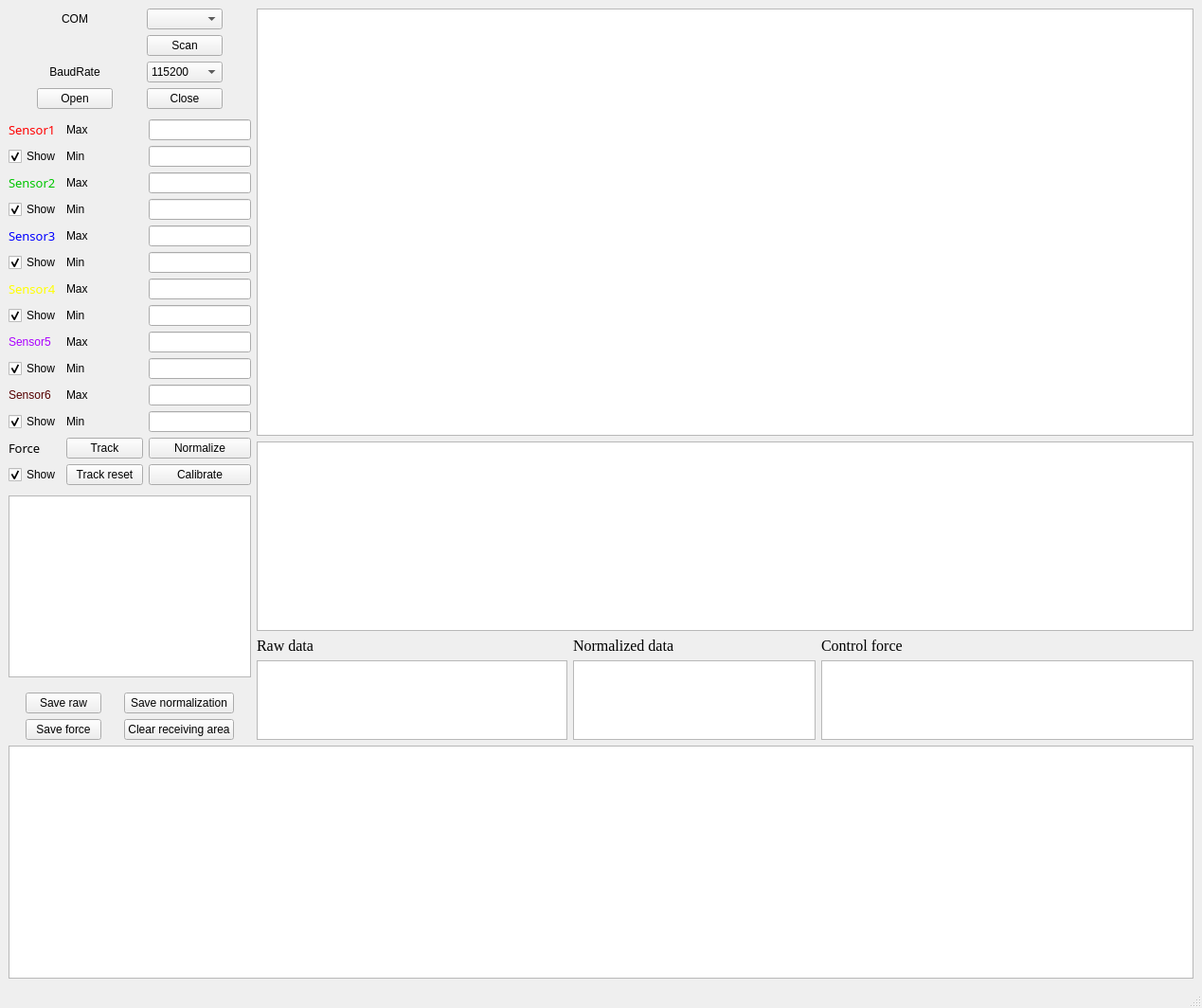
<?xml version="1.0" encoding="UTF-8"?>
<ui version="4.0">
 <class>MainWindow</class>
 <widget class="QMainWindow" name="MainWindow">
  <property name="geometry">
   <rect>
    <x>0</x>
    <y>0</y>
    <width>1269</width>
    <height>1064</height>
   </rect>
  </property>
  <property name="windowTitle">
   <string>MainWindow</string>
  </property>
  <widget class="QWidget" name="centralwidget">
   <layout class="QGridLayout" name="gridLayout_8">
    <item row="0" column="0">
     <layout class="QGridLayout" name="gridLayout_3">
      <item row="5" column="0">
       <widget class="QTextBrowser" name="calibrate_sensor_text">
        <property name="sizePolicy">
         <sizepolicy hsizetype="Fixed" vsizetype="Fixed">
          <horstretch>0</horstretch>
          <verstretch>0</verstretch>
         </sizepolicy>
        </property>
       </widget>
      </item>
      <item row="2" column="0">
       <layout class="QGridLayout" name="gridLayout_2">
        <item row="9" column="3">
         <widget class="QLineEdit" name="sensor5_min">
          <property name="sizePolicy">
           <sizepolicy hsizetype="Fixed" vsizetype="Fixed">
            <horstretch>0</horstretch>
            <verstretch>0</verstretch>
           </sizepolicy>
          </property>
         </widget>
        </item>
        <item row="6" column="1">
         <widget class="QLabel" name="label_12">
          <property name="text">
           <string>Max</string>
          </property>
         </widget>
        </item>
        <item row="6" column="0">
         <widget class="QLabel" name="label_13">
          <property name="palette">
           <palette>
            <active>
             <colorrole role="WindowText">
              <brush brushstyle="SolidPattern">
               <color alpha="255">
                <red>255</red>
                <green>255</green>
                <blue>0</blue>
               </color>
              </brush>
             </colorrole>
            </active>
            <inactive>
             <colorrole role="WindowText">
              <brush brushstyle="SolidPattern">
               <color alpha="255">
                <red>255</red>
                <green>255</green>
                <blue>0</blue>
               </color>
              </brush>
             </colorrole>
            </inactive>
            <disabled>
             <colorrole role="WindowText">
              <brush brushstyle="SolidPattern">
               <color alpha="255">
                <red>120</red>
                <green>120</green>
                <blue>120</blue>
               </color>
              </brush>
             </colorrole>
            </disabled>
           </palette>
          </property>
          <property name="font">
           <font>
            <family>宋体</family>
            <pointsize>10</pointsize>
           </font>
          </property>
          <property name="text">
           <string>Sensor4</string>
          </property>
         </widget>
        </item>
        <item row="8" column="0">
         <widget class="QLabel" name="label_18">
          <property name="palette">
           <palette>
            <active>
             <colorrole role="WindowText">
              <brush brushstyle="SolidPattern">
               <color alpha="255">
                <red>170</red>
                <green>0</green>
                <blue>255</blue>
               </color>
              </brush>
             </colorrole>
            </active>
            <inactive>
             <colorrole role="WindowText">
              <brush brushstyle="SolidPattern">
               <color alpha="255">
                <red>170</red>
                <green>0</green>
                <blue>255</blue>
               </color>
              </brush>
             </colorrole>
            </inactive>
            <disabled>
             <colorrole role="WindowText">
              <brush brushstyle="SolidPattern">
               <color alpha="255">
                <red>120</red>
                <green>120</green>
                <blue>120</blue>
               </color>
              </brush>
             </colorrole>
            </disabled>
           </palette>
          </property>
          <property name="text">
           <string>Sensor5</string>
          </property>
         </widget>
        </item>
        <item row="2" column="0">
         <widget class="QLabel" name="label_7">
          <property name="palette">
           <palette>
            <active>
             <colorrole role="WindowText">
              <brush brushstyle="SolidPattern">
               <color alpha="255">
                <red>0</red>
                <green>198</green>
                <blue>0</blue>
               </color>
              </brush>
             </colorrole>
            </active>
            <inactive>
             <colorrole role="WindowText">
              <brush brushstyle="SolidPattern">
               <color alpha="255">
                <red>0</red>
                <green>198</green>
                <blue>0</blue>
               </color>
              </brush>
             </colorrole>
            </inactive>
            <disabled>
             <colorrole role="WindowText">
              <brush brushstyle="SolidPattern">
               <color alpha="255">
                <red>120</red>
                <green>120</green>
                <blue>120</blue>
               </color>
              </brush>
             </colorrole>
            </disabled>
           </palette>
          </property>
          <property name="font">
           <font>
            <family>宋体</family>
            <pointsize>10</pointsize>
           </font>
          </property>
          <property name="text">
           <string>Sensor2</string>
          </property>
         </widget>
        </item>
        <item row="10" column="3">
         <widget class="QLineEdit" name="sensor6_max">
          <property name="sizePolicy">
           <sizepolicy hsizetype="Fixed" vsizetype="Fixed">
            <horstretch>0</horstretch>
            <verstretch>0</verstretch>
           </sizepolicy>
          </property>
         </widget>
        </item>
        <item row="13" column="3">
         <widget class="QPushButton" name="pushButton_3">
          <property name="text">
           <string>Normalize</string>
          </property>
         </widget>
        </item>
        <item row="0" column="1">
         <widget class="QLabel" name="label_5">
          <property name="text">
           <string>Max</string>
          </property>
         </widget>
        </item>
        <item row="14" column="3">
         <widget class="QPushButton" name="calibrate_sensor">
          <property name="text">
           <string>Calibrate</string>
          </property>
         </widget>
        </item>
        <item row="1" column="0">
         <widget class="QCheckBox" name="showsensor1">
          <property name="text">
           <string>Show</string>
          </property>
          <property name="checked">
           <bool>true</bool>
          </property>
         </widget>
        </item>
        <item row="11" column="3">
         <widget class="QLineEdit" name="sensor6_min">
          <property name="sizePolicy">
           <sizepolicy hsizetype="Fixed" vsizetype="Fixed">
            <horstretch>0</horstretch>
            <verstretch>0</verstretch>
           </sizepolicy>
          </property>
         </widget>
        </item>
        <item row="6" column="3">
         <widget class="QLineEdit" name="sensor4_max">
          <property name="sizePolicy">
           <sizepolicy hsizetype="Fixed" vsizetype="Fixed">
            <horstretch>0</horstretch>
            <verstretch>0</verstretch>
           </sizepolicy>
          </property>
         </widget>
        </item>
        <item row="13" column="0">
         <widget class="QLabel" name="label_16">
          <property name="sizePolicy">
           <sizepolicy hsizetype="Fixed" vsizetype="Fixed">
            <horstretch>0</horstretch>
            <verstretch>0</verstretch>
           </sizepolicy>
          </property>
          <property name="palette">
           <palette>
            <active>
             <colorrole role="WindowText">
              <brush brushstyle="SolidPattern">
               <color alpha="255">
                <red>0</red>
                <green>0</green>
                <blue>0</blue>
               </color>
              </brush>
             </colorrole>
            </active>
            <inactive>
             <colorrole role="WindowText">
              <brush brushstyle="SolidPattern">
               <color alpha="255">
                <red>0</red>
                <green>0</green>
                <blue>0</blue>
               </color>
              </brush>
             </colorrole>
            </inactive>
            <disabled>
             <colorrole role="WindowText">
              <brush brushstyle="SolidPattern">
               <color alpha="255">
                <red>120</red>
                <green>120</green>
                <blue>120</blue>
               </color>
              </brush>
             </colorrole>
            </disabled>
           </palette>
          </property>
          <property name="font">
           <font>
            <family>宋体</family>
            <pointsize>10</pointsize>
           </font>
          </property>
          <property name="text">
           <string>Force</string>
          </property>
         </widget>
        </item>
        <item row="0" column="3">
         <widget class="QLineEdit" name="sensor1_max">
          <property name="sizePolicy">
           <sizepolicy hsizetype="Fixed" vsizetype="Fixed">
            <horstretch>0</horstretch>
            <verstretch>0</verstretch>
           </sizepolicy>
          </property>
         </widget>
        </item>
        <item row="4" column="3">
         <widget class="QLineEdit" name="sensor3_max">
          <property name="sizePolicy">
           <sizepolicy hsizetype="Fixed" vsizetype="Fixed">
            <horstretch>0</horstretch>
            <verstretch>0</verstretch>
           </sizepolicy>
          </property>
         </widget>
        </item>
        <item row="1" column="3">
         <widget class="QLineEdit" name="sensor1_min">
          <property name="sizePolicy">
           <sizepolicy hsizetype="Fixed" vsizetype="Fixed">
            <horstretch>0</horstretch>
            <verstretch>0</verstretch>
           </sizepolicy>
          </property>
         </widget>
        </item>
        <item row="14" column="0">
         <widget class="QCheckBox" name="showforce">
          <property name="text">
           <string>Show</string>
          </property>
          <property name="checked">
           <bool>true</bool>
          </property>
         </widget>
        </item>
        <item row="5" column="0">
         <widget class="QCheckBox" name="showsensor3">
          <property name="text">
           <string>Show</string>
          </property>
          <property name="checked">
           <bool>true</bool>
          </property>
         </widget>
        </item>
        <item row="10" column="0">
         <widget class="QLabel" name="label_19">
          <property name="palette">
           <palette>
            <active>
             <colorrole role="WindowText">
              <brush brushstyle="SolidPattern">
               <color alpha="255">
                <red>85</red>
                <green>0</green>
                <blue>0</blue>
               </color>
              </brush>
             </colorrole>
            </active>
            <inactive>
             <colorrole role="WindowText">
              <brush brushstyle="SolidPattern">
               <color alpha="255">
                <red>85</red>
                <green>0</green>
                <blue>0</blue>
               </color>
              </brush>
             </colorrole>
            </inactive>
            <disabled>
             <colorrole role="WindowText">
              <brush brushstyle="SolidPattern">
               <color alpha="255">
                <red>120</red>
                <green>120</green>
                <blue>120</blue>
               </color>
              </brush>
             </colorrole>
            </disabled>
           </palette>
          </property>
          <property name="text">
           <string>Sensor6</string>
          </property>
         </widget>
        </item>
        <item row="3" column="3">
         <widget class="QLineEdit" name="sensor2_min">
          <property name="sizePolicy">
           <sizepolicy hsizetype="Fixed" vsizetype="Fixed">
            <horstretch>0</horstretch>
            <verstretch>0</verstretch>
           </sizepolicy>
          </property>
         </widget>
        </item>
        <item row="9" column="0">
         <widget class="QCheckBox" name="showsensor5">
          <property name="text">
           <string>Show</string>
          </property>
          <property name="checked">
           <bool>true</bool>
          </property>
         </widget>
        </item>
        <item row="11" column="1">
         <widget class="QLabel" name="label_23">
          <property name="text">
           <string>Min</string>
          </property>
         </widget>
        </item>
        <item row="0" column="0">
         <widget class="QLabel" name="label_3">
          <property name="palette">
           <palette>
            <active>
             <colorrole role="WindowText">
              <brush brushstyle="SolidPattern">
               <color alpha="255">
                <red>255</red>
                <green>0</green>
                <blue>0</blue>
               </color>
              </brush>
             </colorrole>
            </active>
            <inactive>
             <colorrole role="WindowText">
              <brush brushstyle="SolidPattern">
               <color alpha="255">
                <red>255</red>
                <green>0</green>
                <blue>0</blue>
               </color>
              </brush>
             </colorrole>
            </inactive>
            <disabled>
             <colorrole role="WindowText">
              <brush brushstyle="SolidPattern">
               <color alpha="255">
                <red>120</red>
                <green>120</green>
                <blue>120</blue>
               </color>
              </brush>
             </colorrole>
            </disabled>
           </palette>
          </property>
          <property name="font">
           <font>
            <family>宋体</family>
            <pointsize>10</pointsize>
           </font>
          </property>
          <property name="text">
           <string>Sensor1</string>
          </property>
         </widget>
        </item>
        <item row="5" column="3">
         <widget class="QLineEdit" name="sensor3_min">
          <property name="sizePolicy">
           <sizepolicy hsizetype="Fixed" vsizetype="Fixed">
            <horstretch>0</horstretch>
            <verstretch>0</verstretch>
           </sizepolicy>
          </property>
         </widget>
        </item>
        <item row="5" column="1">
         <widget class="QLabel" name="label_11">
          <property name="text">
           <string>Min</string>
          </property>
         </widget>
        </item>
        <item row="10" column="1">
         <widget class="QLabel" name="label_21">
          <property name="text">
           <string>Max</string>
          </property>
         </widget>
        </item>
        <item row="4" column="0">
         <widget class="QLabel" name="label_10">
          <property name="palette">
           <palette>
            <active>
             <colorrole role="WindowText">
              <brush brushstyle="SolidPattern">
               <color alpha="255">
                <red>0</red>
                <green>0</green>
                <blue>255</blue>
               </color>
              </brush>
             </colorrole>
            </active>
            <inactive>
             <colorrole role="WindowText">
              <brush brushstyle="SolidPattern">
               <color alpha="255">
                <red>0</red>
                <green>0</green>
                <blue>255</blue>
               </color>
              </brush>
             </colorrole>
            </inactive>
            <disabled>
             <colorrole role="WindowText">
              <brush brushstyle="SolidPattern">
               <color alpha="255">
                <red>120</red>
                <green>120</green>
                <blue>120</blue>
               </color>
              </brush>
             </colorrole>
            </disabled>
           </palette>
          </property>
          <property name="font">
           <font>
            <family>宋体</family>
            <pointsize>10</pointsize>
           </font>
          </property>
          <property name="text">
           <string>Sensor3</string>
          </property>
         </widget>
        </item>
        <item row="4" column="1">
         <widget class="QLabel" name="label_9">
          <property name="text">
           <string>Max</string>
          </property>
         </widget>
        </item>
        <item row="1" column="1">
         <widget class="QLabel" name="label_4">
          <property name="text">
           <string>Min</string>
          </property>
         </widget>
        </item>
        <item row="3" column="0">
         <widget class="QCheckBox" name="showsensor2">
          <property name="text">
           <string>Show</string>
          </property>
          <property name="checked">
           <bool>true</bool>
          </property>
         </widget>
        </item>
        <item row="2" column="3">
         <widget class="QLineEdit" name="sensor2_max">
          <property name="sizePolicy">
           <sizepolicy hsizetype="Fixed" vsizetype="Fixed">
            <horstretch>0</horstretch>
            <verstretch>0</verstretch>
           </sizepolicy>
          </property>
         </widget>
        </item>
        <item row="11" column="0">
         <widget class="QCheckBox" name="showsensor6">
          <property name="text">
           <string>Show</string>
          </property>
          <property name="checked">
           <bool>true</bool>
          </property>
         </widget>
        </item>
        <item row="3" column="1">
         <widget class="QLabel" name="label_8">
          <property name="text">
           <string>Min</string>
          </property>
         </widget>
        </item>
        <item row="8" column="3">
         <widget class="QLineEdit" name="sensor5_max">
          <property name="sizePolicy">
           <sizepolicy hsizetype="Fixed" vsizetype="Fixed">
            <horstretch>0</horstretch>
            <verstretch>0</verstretch>
           </sizepolicy>
          </property>
         </widget>
        </item>
        <item row="8" column="1">
         <widget class="QLabel" name="label_20">
          <property name="text">
           <string>Max</string>
          </property>
         </widget>
        </item>
        <item row="9" column="1">
         <widget class="QLabel" name="label_22">
          <property name="text">
           <string>Min</string>
          </property>
         </widget>
        </item>
        <item row="2" column="1">
         <widget class="QLabel" name="label_6">
          <property name="text">
           <string>Max</string>
          </property>
         </widget>
        </item>
        <item row="7" column="0">
         <widget class="QCheckBox" name="showsensor4">
          <property name="text">
           <string>Show</string>
          </property>
          <property name="checked">
           <bool>true</bool>
          </property>
         </widget>
        </item>
        <item row="7" column="1">
         <widget class="QLabel" name="label_14">
          <property name="text">
           <string>Min</string>
          </property>
         </widget>
        </item>
        <item row="7" column="3">
         <widget class="QLineEdit" name="sensor4_min">
          <property name="sizePolicy">
           <sizepolicy hsizetype="Fixed" vsizetype="Fixed">
            <horstretch>0</horstretch>
            <verstretch>0</verstretch>
           </sizepolicy>
          </property>
         </widget>
        </item>
        <item row="13" column="1">
         <widget class="QPushButton" name="track">
          <property name="text">
           <string>Track</string>
          </property>
         </widget>
        </item>
        <item row="14" column="1">
         <widget class="QPushButton" name="track_reset">
          <property name="text">
           <string>Track reset</string>
          </property>
         </widget>
        </item>
       </layout>
      </item>
      <item row="1" column="0">
       <spacer name="verticalSpacer_4">
        <property name="orientation">
         <enum>Qt::Vertical</enum>
        </property>
        <property name="sizeType">
         <enum>QSizePolicy::Fixed</enum>
        </property>
        <property name="sizeHint" stdset="0">
         <size>
          <width>20</width>
          <height>5</height>
         </size>
        </property>
       </spacer>
      </item>
      <item row="7" column="0">
       <layout class="QGridLayout" name="gridLayout_4">
        <item row="0" column="0">
         <widget class="QPushButton" name="savedata">
          <property name="sizePolicy">
           <sizepolicy hsizetype="Fixed" vsizetype="Fixed">
            <horstretch>0</horstretch>
            <verstretch>0</verstretch>
           </sizepolicy>
          </property>
          <property name="text">
           <string>Save raw</string>
          </property>
         </widget>
        </item>
        <item row="0" column="1">
         <widget class="QPushButton" name="save_standard">
          <property name="sizePolicy">
           <sizepolicy hsizetype="Preferred" vsizetype="Fixed">
            <horstretch>0</horstretch>
            <verstretch>0</verstretch>
           </sizepolicy>
          </property>
          <property name="text">
           <string>Save normalization</string>
          </property>
         </widget>
        </item>
        <item row="1" column="1">
         <widget class="QPushButton" name="clear_receive">
          <property name="sizePolicy">
           <sizepolicy hsizetype="Fixed" vsizetype="Fixed">
            <horstretch>0</horstretch>
            <verstretch>0</verstretch>
           </sizepolicy>
          </property>
          <property name="text">
           <string>Clear receiving area</string>
          </property>
         </widget>
        </item>
        <item row="1" column="0">
         <widget class="QPushButton" name="save_force">
          <property name="text">
           <string>Save force</string>
          </property>
         </widget>
        </item>
       </layout>
      </item>
      <item row="0" column="0">
       <layout class="QGridLayout" name="gridLayout">
        <item row="0" column="0">
         <widget class="QLabel" name="label">
          <property name="sizePolicy">
           <sizepolicy hsizetype="Preferred" vsizetype="Preferred">
            <horstretch>0</horstretch>
            <verstretch>0</verstretch>
           </sizepolicy>
          </property>
          <property name="layoutDirection">
           <enum>Qt::RightToLeft</enum>
          </property>
          <property name="text">
           <string>COM</string>
          </property>
          <property name="alignment">
           <set>Qt::AlignCenter</set>
          </property>
         </widget>
        </item>
        <item row="0" column="1">
         <widget class="QComboBox" name="com">
          <property name="sizePolicy">
           <sizepolicy hsizetype="Preferred" vsizetype="Fixed">
            <horstretch>0</horstretch>
            <verstretch>0</verstretch>
           </sizepolicy>
          </property>
         </widget>
        </item>
        <item row="1" column="1">
         <widget class="QPushButton" name="scancom">
          <property name="sizePolicy">
           <sizepolicy hsizetype="Fixed" vsizetype="Fixed">
            <horstretch>0</horstretch>
            <verstretch>0</verstretch>
           </sizepolicy>
          </property>
          <property name="text">
           <string>Scan</string>
          </property>
         </widget>
        </item>
        <item row="2" column="0">
         <widget class="QLabel" name="label_2">
          <property name="sizePolicy">
           <sizepolicy hsizetype="Preferred" vsizetype="Preferred">
            <horstretch>0</horstretch>
            <verstretch>0</verstretch>
           </sizepolicy>
          </property>
          <property name="text">
           <string>BaudRate</string>
          </property>
          <property name="alignment">
           <set>Qt::AlignCenter</set>
          </property>
         </widget>
        </item>
        <item row="2" column="1">
         <widget class="QComboBox" name="bps">
          <property name="sizePolicy">
           <sizepolicy hsizetype="Preferred" vsizetype="Fixed">
            <horstretch>0</horstretch>
            <verstretch>0</verstretch>
           </sizepolicy>
          </property>
          <item>
           <property name="text">
            <string>115200</string>
           </property>
          </item>
          <item>
           <property name="text">
            <string>256000</string>
           </property>
          </item>
         </widget>
        </item>
        <item row="3" column="0">
         <widget class="QPushButton" name="pushButton">
          <property name="sizePolicy">
           <sizepolicy hsizetype="Fixed" vsizetype="Fixed">
            <horstretch>0</horstretch>
            <verstretch>0</verstretch>
           </sizepolicy>
          </property>
          <property name="text">
           <string>Open</string>
          </property>
         </widget>
        </item>
        <item row="3" column="1">
         <widget class="QPushButton" name="pushButton_2">
          <property name="sizePolicy">
           <sizepolicy hsizetype="Fixed" vsizetype="Fixed">
            <horstretch>0</horstretch>
            <verstretch>0</verstretch>
           </sizepolicy>
          </property>
          <property name="text">
           <string>Close</string>
          </property>
         </widget>
        </item>
       </layout>
      </item>
      <item row="6" column="0">
       <spacer name="verticalSpacer_6">
        <property name="orientation">
         <enum>Qt::Vertical</enum>
        </property>
        <property name="sizeType">
         <enum>QSizePolicy::Fixed</enum>
        </property>
        <property name="sizeHint" stdset="0">
         <size>
          <width>20</width>
          <height>10</height>
         </size>
        </property>
       </spacer>
      </item>
      <item row="3" column="0">
       <spacer name="verticalSpacer_8">
        <property name="orientation">
         <enum>Qt::Vertical</enum>
        </property>
        <property name="sizeType">
         <enum>QSizePolicy::Fixed</enum>
        </property>
        <property name="sizeHint" stdset="0">
         <size>
          <width>20</width>
          <height>5</height>
         </size>
        </property>
       </spacer>
      </item>
     </layout>
    </item>
    <item row="0" column="1">
     <layout class="QVBoxLayout" name="verticalLayout_2" stretch="6,1">
      <item>
       <layout class="QVBoxLayout" name="verticalLayout" stretch="0,0">
        <item>
         <widget class="PlotWidget" name="plotM">
          <property name="sizePolicy">
           <sizepolicy hsizetype="Preferred" vsizetype="Preferred">
            <horstretch>0</horstretch>
            <verstretch>0</verstretch>
           </sizepolicy>
          </property>
          <property name="minimumSize">
           <size>
            <width>0</width>
            <height>0</height>
           </size>
          </property>
         </widget>
        </item>
        <item>
         <widget class="PlotWidget" name="plot_force">
          <property name="sizePolicy">
           <sizepolicy hsizetype="Preferred" vsizetype="Preferred">
            <horstretch>0</horstretch>
            <verstretch>0</verstretch>
           </sizepolicy>
          </property>
          <property name="minimumSize">
           <size>
            <width>0</width>
            <height>200</height>
           </size>
          </property>
          <property name="maximumSize">
           <size>
            <width>16777215</width>
            <height>200</height>
           </size>
          </property>
         </widget>
        </item>
       </layout>
      </item>
      <item>
       <layout class="QGridLayout" name="gridLayout_7" columnstretch="1,2" columnminimumwidth="0,0">
        <property name="topMargin">
         <number>0</number>
        </property>
        <property name="horizontalSpacing">
         <number>6</number>
        </property>
        <item row="3" column="0">
         <layout class="QGridLayout" name="gridLayout_6">
          <property name="sizeConstraint">
           <enum>QLayout::SetDefaultConstraint</enum>
          </property>
          <property name="horizontalSpacing">
           <number>6</number>
          </property>
          <item row="0" column="0">
           <widget class="QLabel" name="label_15">
            <property name="sizePolicy">
             <sizepolicy hsizetype="Fixed" vsizetype="Fixed">
              <horstretch>0</horstretch>
              <verstretch>0</verstretch>
             </sizepolicy>
            </property>
            <property name="font">
             <font>
              <family>Times New Roman</family>
              <pointsize>12</pointsize>
             </font>
            </property>
            <property name="text">
             <string>Raw data</string>
            </property>
            <property name="alignment">
             <set>Qt::AlignLeading|Qt::AlignLeft|Qt::AlignVCenter</set>
            </property>
           </widget>
          </item>
          <item row="1" column="0">
           <widget class="QTextBrowser" name="receive_data">
            <property name="sizePolicy">
             <sizepolicy hsizetype="Expanding" vsizetype="Preferred">
              <horstretch>0</horstretch>
              <verstretch>0</verstretch>
             </sizepolicy>
            </property>
           </widget>
          </item>
         </layout>
        </item>
        <item row="3" column="1">
         <layout class="QGridLayout" name="gridLayout_5">
          <property name="sizeConstraint">
           <enum>QLayout::SetDefaultConstraint</enum>
          </property>
          <item row="2" column="1">
           <widget class="QTextBrowser" name="control_force">
            <property name="sizePolicy">
             <sizepolicy hsizetype="Preferred" vsizetype="Preferred">
              <horstretch>0</horstretch>
              <verstretch>0</verstretch>
             </sizepolicy>
            </property>
           </widget>
          </item>
          <item row="0" column="0">
           <widget class="QLabel" name="label_17">
            <property name="sizePolicy">
             <sizepolicy hsizetype="Fixed" vsizetype="Fixed">
              <horstretch>0</horstretch>
              <verstretch>0</verstretch>
             </sizepolicy>
            </property>
            <property name="font">
             <font>
              <family>Times New Roman</family>
              <pointsize>12</pointsize>
             </font>
            </property>
            <property name="text">
             <string>Normalized data</string>
            </property>
           </widget>
          </item>
          <item row="0" column="1">
           <widget class="QLabel" name="label_24">
            <property name="font">
             <font>
              <family>Times New Roman</family>
              <pointsize>12</pointsize>
             </font>
            </property>
            <property name="text">
             <string>Control force</string>
            </property>
           </widget>
          </item>
          <item row="2" column="0">
           <widget class="QTextBrowser" name="standard_data">
            <property name="sizePolicy">
             <sizepolicy hsizetype="Preferred" vsizetype="Preferred">
              <horstretch>0</horstretch>
              <verstretch>0</verstretch>
             </sizepolicy>
            </property>
           </widget>
          </item>
         </layout>
        </item>
       </layout>
      </item>
     </layout>
    </item>
    <item row="1" column="0" colspan="2">
     <widget class="PlotWidget" name="track_force"/>
    </item>
   </layout>
  </widget>
  <widget class="QMenuBar" name="menubar">
   <property name="geometry">
    <rect>
     <x>0</x>
     <y>0</y>
     <width>1269</width>
     <height>23</height>
    </rect>
   </property>
  </widget>
  <widget class="QStatusBar" name="statusbar"/>
 </widget>
 <customwidgets>
  <customwidget>
   <class>PlotWidget</class>
   <extends>QGraphicsView</extends>
   <header>pyqtgraph</header>
  </customwidget>
 </customwidgets>
 <resources/>
 <connections/>
</ui>
